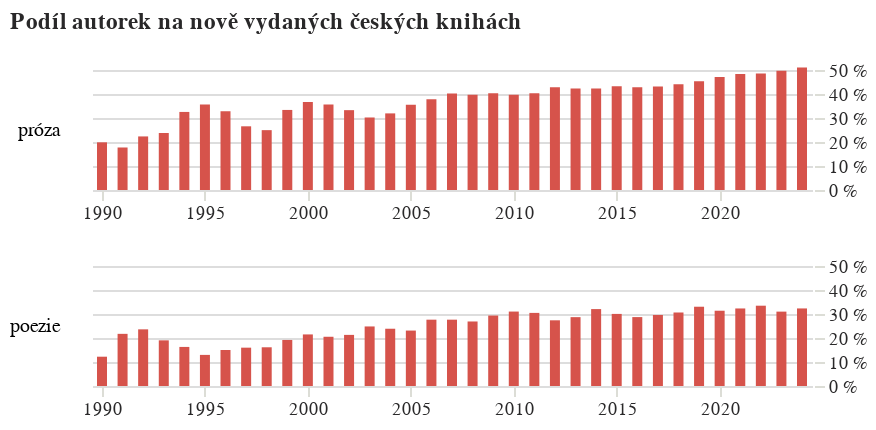

Notebook code cell kept with this figure:
### Code cell
podil_v_soucasnosti = alt.Chart(
    alt_friendly(pl.concat([df_podil_vsechny_prozy, df_podil_poezie]).filter(pl.col('rok').is_between(1990,2024))), 
    title=alt.Title(["Podíl autorek na nově vydaných českých knihách"], lineHeight=21), width=kredity['sirka'], height=kredity['vyska_nizkych']
         ).mark_bar(color = '#D6534B'
         ).encode(
    alt.X("rok:T", title=None, axis=alt.Axis(tickCount=5)),
    alt.Y('podil_zen:Q', title=None, axis=alt.Axis(
        tickCount=5, labelExpr="datum.label * 100 + ' %'", orient='right'), scale=alt.Scale(domain=[0,0.5])
         ),
    alt.Row("zanr:N",header=alt.Header(labelAngle=0, labelAlign='left', labelAnchor='middle', labelFont='Asap'), sort=["próza","poezie"], title=None)
).configure_view(stroke='transparent').resolve_scale(y='shared').resolve_axis(x="independent").configure_axisX(
    grid=False, domain=False
)

podil_v_soucasnosti

### Figure 1 — Vega-Lite specification as saved in the notebook (floating-point values rounded to 4 significant figures)
{"config": {"title": {"font": "Noticia Text", "fontSize": 11.5, "anchor": "start", "lineHeight": 19, "fontWeight": "bolder", "subtitleFont": "Noticia Text", "subtitleFontSize": 10, "subtitleLineHeight": 15, "subtitlePadding": 10, "dy": -10, "color": "#292829", "subtitleColor": "#292829"}, "axis": {"labelFont": "Asap", "titleFont": "Asap", "fontWeight": "lighter", "titleFontWeight": "lighter", "labelFontSize": 9, "titleFontSize": 9, "labelPadding": 2, "titlePadding": 9, "domainOpacity": 0, "tickColor": "#DCDDD6", "labelColor": "#292829"}, "legend": {"labelFont": "Asap", "labelFontWeight": "normal", "titleFont": "Asap", "titleFontWeight": "normal", "labelFontSize": 9, "titleFontSize": 9, "labelColor": "#292829"}, "axisX": {"domain": false, "grid": false}, "view": {"stroke": "transparent"}}, "data": {"name": "data-52b88f9fc54c08983505adb144fcbff3"}, "mark": {"type": "bar", "color": "#D6534B"}, "encoding": {"row": {"field": "zanr", "header": {"labelAlign": "left", "labelAnchor": "middle", "labelAngle": 0, "labelFont": "Asap"}, "sort": ["próza", "poezie"], "title": null, "type": "nominal"}, "x": {"axis": {"tickCount": 5}, "field": "rok", "title": null, "type": "temporal"}, "y": {"axis": {"labelExpr": "datum.label * 100 + ' %'", "orient": "right", "tickCount": 5}, "field": "podil_zen", "scale": {"domain": [0, 0.5]}, "title": null, "type": "quantitative"}}, "height": 60, "resolve": {"axis": {"x": "independent"}, "scale": {"y": "shared"}}, "title": {"text": ["Podíl autorek na nově vydaných českých knihách"], "lineHeight": 21}, "width": 360, "$schema": "https://vega.github.io/schema/vega-lite/v5.8.0.json", "datasets": {"data-52b88f9fc54c08983505adb144fcbff3": [{"rok": "1990-01-01T00:00:00", "zeny": 8, "muzi": 55, "celkem": 63, "podil_zen": 0.1986, "zanr": "próza"}, {"rok": "1991-01-01T00:00:00", "zeny": 20, "muzi": 68, "celkem": 88, "podil_zen": 0.1771, "zanr": "próza"}, {"rok": "1992-01-01T00:00:00", "zeny": 16, "muzi": 57, "celkem": 73, "podil_zen": 0.2232, "zanr": "próza"}, {"rok": "1993-01-01T00:00:00", "zeny": 11, "muzi": 32, "celkem": 43, "podil_zen": 0.2375, "zanr": "próza"}, {"rok": "1994-01-01T00:00:00", "zeny": 15, "muzi": 23, "celkem": 38, "podil_zen": 0.3253, "zanr": "próza"}, {"rok": "1995-01-01T00:00:00", "zeny": 41, "muzi": 88, "celkem": 129, "podil_zen": 0.3563, "zanr": "próza"}, {"rok": "1996-01-01T00:00:00", "zeny": 22, "muzi": 43, "celkem": 65, "podil_zen": 0.3281, "zanr": "próza"}, {"rok": "1997-01-01T00:00:00", "zeny": 10, "muzi": 42, "celkem": 52, "podil_zen": 0.2654, "zanr": "próza"}, {"rok": "1998-01-01T00:00:00", "zeny": 38, "muzi": 86, "celkem": 124, "podil_zen": 0.2494, "zanr": "próza"}, {"rok": "1999-01-01T00:00:00", "zeny": 101, "muzi": 179, "celkem": 280, "podil_zen": 0.3336, "zanr": "próza"}, {"rok": "2000-01-01T00:00:00", "zeny": 116, "muzi": 195, "celkem": 311, "podil_zen": 0.3669, "zanr": "próza"}, {"rok": "2001-01-01T00:00:00", "zeny": 104, "muzi": 203, "celkem": 307, "podil_zen": 0.3559, "zanr": "próza"}, {"rok": "2002-01-01T00:00:00", "zeny": 114, "muzi": 235, "celkem": 349, "podil_zen": 0.3327, "zanr": "próza"}, {"rok": "2003-01-01T00:00:00", "zeny": 118, "muzi": 307, "celkem": 425, "podil_zen": 0.3021, "zanr": "próza"}, {"rok": "2004-01-01T00:00:00", "zeny": 184, "muzi": 326, "celkem": 510, "podil_zen": 0.3192, "zanr": "próza"}, {"rok": "2005-01-01T00:00:00", "zeny": 181, "muzi": 337, "celkem": 518, "podil_zen": 0.3551, "zanr": "próza"}, {"rok": "2006-01-01T00:00:00", "zeny": 219, "muzi": 320, "celkem": 539, "podil_zen": 0.3779, "zanr": "próza"}, {"rok": "2007-01-01T00:00:00", "zeny": 224, "muzi": 340, "celkem": 564, "podil_zen": 0.4017, "zanr": "próza"}, {"rok": "2008-01-01T00:00:00", "zeny": 240, "muzi": 365, "celkem": 605, "podil_zen": 0.3969, "zanr": "próza"}, {"rok": "2009-01-01T00:00:00", "zeny": 260, "muzi": 374, "celkem": 634, "podil_zen": 0.4034, "zanr": "próza"}, {"rok": "2010-01-01T00:00:00", "zeny": 268, "muzi": 430, "celkem": 698, "podil_zen": 0.397, "zanr": "próza"}, {"rok": "2011-01-01T00:00:00", "zeny": 287, "muzi": 394, "celkem": 681, "podil_zen": 0.4027, "zanr": "próza"}, {"rok": "2012-01-01T00:00:00", "zeny": 275, "muzi": 357, "celkem": 632, "podil_zen": 0.4283, "zanr": "próza"}, {"rok": "2013-01-01T00:00:00", "zeny": 270, "muzi": 389, "celkem": 659, "podil_zen": 0.4224, "zanr": "próza"}, {"rok": "2014-01-01T00:00:00", "zeny": 315, "muzi": 409, "celkem": 724, "podil_zen": 0.4224, "zanr": "próza"}, {"rok": "2015-01-01T00:00:00", "zeny": 347, "muzi": 462, "celkem": 809, "podil_zen": 0.432, "zanr": "próza"}, {"rok": "2016-01-01T00:00:00", "zeny": 370, "muzi": 497, "celkem": 867, "podil_zen": 0.4278, "zanr": "próza"}, {"rok": "2017-01-01T00:00:00", "zeny": 368, "muzi": 477, "celkem": 845, "podil_zen": 0.4311, "zanr": "próza"}, {"rok": "2018-01-01T00:00:00", "zeny": 387, "muzi": 481, "celkem": 868, "podil_zen": 0.4407, "zanr": "próza"}, {"rok": "2019-01-01T00:00:00", "zeny": 422, "muzi": 495, "celkem": 917, "podil_zen": 0.453, "zanr": "próza"}, {"rok": "2020-01-01T00:00:00", "zeny": 452, "muzi": 487, "celkem": 939, "podil_zen": 0.4708, "zanr": "próza"}, {"rok": "2021-01-01T00:00:00", "zeny": 474, "muzi": 503, "celkem": 977, "podil_zen": 0.4833, "zanr": "próza"}, {"rok": "2022-01-01T00:00:00", "zeny": 471, "muzi": 499, "celkem": 970, "podil_zen": 0.4854, "zanr": "próza"}, {"rok": "2023-01-01T00:00:00", "zeny": 437, "muzi": 422, "celkem": 859, "podil_zen": 0.4971, "zanr": "próza"}, {"rok": "2024-01-01T00:00:00", "zeny": 434, "muzi": 413, "celkem": 847, "podil_zen": 0.5106, "zanr": "próza"}, {"rok": "1990-01-01T00:00:00", "zeny": 7, "muzi": 40, "celkem": 47, "podil_zen": 0.1221, "zanr": "poezie"}, {"rok": "1991-01-01T00:00:00", "zeny": 10, "muzi": 25, "celkem": 35, "podil_zen": 0.2173, "zanr": "poezie"}, {"rok": "1992-01-01T00:00:00", "zeny": 11, "muzi": 48, "celkem": 59, "podil_zen": 0.2361, "zanr": "poezie"}, {"rok": "1993-01-01T00:00:00", "zeny": 13, "muzi": 54, "celkem": 67, "podil_zen": 0.1902, "zanr": "poezie"}, {"rok": "1994-01-01T00:00:00", "zeny": 10, "muzi": 66, "celkem": 76, "podil_zen": 0.1628, "zanr": "poezie"}, {"rok": "1995-01-01T00:00:00", "zeny": 6, "muzi": 41, "celkem": 47, "podil_zen": 0.1296, "zanr": "poezie"}, {"rok": "1996-01-01T00:00:00", "zeny": 5, "muzi": 24, "celkem": 29, "podil_zen": 0.15, "zanr": "poezie"}, {"rok": "1997-01-01T00:00:00", "zeny": 5, "muzi": 29, "celkem": 34, "podil_zen": 0.1597, "zanr": "poezie"}, {"rok": "1998-01-01T00:00:00", "zeny": 23, "muzi": 108, "celkem": 131, "podil_zen": 0.1613, "zanr": "poezie"}, {"rok": "1999-01-01T00:00:00", "zeny": 41, "muzi": 156, "celkem": 197, "podil_zen": 0.1918, "zanr": "poezie"}, {"rok": "2000-01-01T00:00:00", "zeny": 43, "muzi": 151, "celkem": 194, "podil_zen": 0.2149, "zanr": "poezie"}, {"rok": "2001-01-01T00:00:00", "zeny": 40, "muzi": 172, "celkem": 212, "podil_zen": 0.2052, "zanr": "poezie"}, {"rok": "2002-01-01T00:00:00", "zeny": 42, "muzi": 135, "celkem": 177, "podil_zen": 0.213, "zanr": "poezie"}, {"rok": "2003-01-01T00:00:00", "zeny": 65, "muzi": 186, "celkem": 251, "podil_zen": 0.2481, "zanr": "poezie"}, {"rok": "2004-01-01T00:00:00", "zeny": 55, "muzi": 197, "celkem": 252, "podil_zen": 0.2386, "zanr": "poezie"}, {"rok": "2005-01-01T00:00:00", "zeny": 68, "muzi": 211, "celkem": 279, "podil_zen": 0.231, "zanr": "poezie"}, {"rok": "2006-01-01T00:00:00", "zeny": 93, "muzi": 208, "celkem": 301, "podil_zen": 0.2763, "zanr": "poezie"}, {"rok": "2007-01-01T00:00:00", "zeny": 78, "muzi": 242, "celkem": 320, "podil_zen": 0.2764, "zanr": "poezie"}, {"rok": "2008-01-01T00:00:00", "zeny": 97, "muzi": 233, "celkem": 330, "podil_zen": 0.2688, "zanr": "poezie"}, {"rok": "2009-01-01T00:00:00", "zeny": 100, "muzi": 241, "celkem": 341, "podil_zen": 0.2936, "zanr": "poezie"}, {"rok": "2010-01-01T00:00:00", "zeny": 122, "muzi": 251, "celkem": 373, "podil_zen": 0.3102, "zanr": "poezie"}, {"rok": "2011-01-01T00:00:00", "zeny": 90, "muzi": 229, "celkem": 319, "podil_zen": 0.3046, "zanr": "poezie"}, {"rok": "2012-01-01T00:00:00", "zeny": 78, "muzi": 216, "celkem": 294, "podil_zen": 0.2737, "zanr": "poezie"}, {"rok": "2013-01-01T00:00:00", "zeny": 120, "muzi": 269, "celkem": 389, "podil_zen": 0.2869, "zanr": "poezie"}, {"rok": "2014-01-01T00:00:00", "zeny": 120, "muzi": 241, "celkem": 361, "podil_zen": 0.3204, "zanr": "poezie"}, {"rok": "2015-01-01T00:00:00", "zeny": 106, "muzi": 289, "celkem": 395, "podil_zen": 0.3004, "zanr": "poezie"}, {"rok": "2016-01-01T00:00:00", "zeny": 130, "muzi": 295, "celkem": 425, "podil_zen": 0.2871, "zanr": "poezie"}, {"rok": "2017-01-01T00:00:00", "zeny": 101, "muzi": 252, "celkem": 353, "podil_zen": 0.296, "zanr": "poezie"}, {"rok": "2018-01-01T00:00:00", "zeny": 110, "muzi": 227, "celkem": 337, "podil_zen": 0.3063, "zanr": "poezie"}, {"rok": "2019-01-01T00:00:00", "zeny": 124, "muzi": 247, "celkem": 371, "podil_zen": 0.3303, "zanr": "poezie"}, {"rok": "2020-01-01T00:00:00", "zeny": 114, "muzi": 275, "celkem": 389, "podil_zen": 0.3136, "zanr": "poezie"}, {"rok": "2021-01-01T00:00:00", "zeny": 143, "muzi": 262, "celkem": 405, "podil_zen": 0.3231, "zanr": "poezie"}, {"rok": "2022-01-01T00:00:00", "zeny": 110, "muzi": 238, "celkem": 348, "podil_zen": 0.3346, "zanr": "poezie"}, {"rok": "2023-01-01T00:00:00", "zeny": 106, "muzi": 243, "celkem": 349, "podil_zen": 0.3099, "zanr": "poezie"}, {"rok": "2024-01-01T00:00:00", "zeny": 98, "muzi": 188, "celkem": 286, "podil_zen": 0.3232, "zanr": "poezie"}]}}
